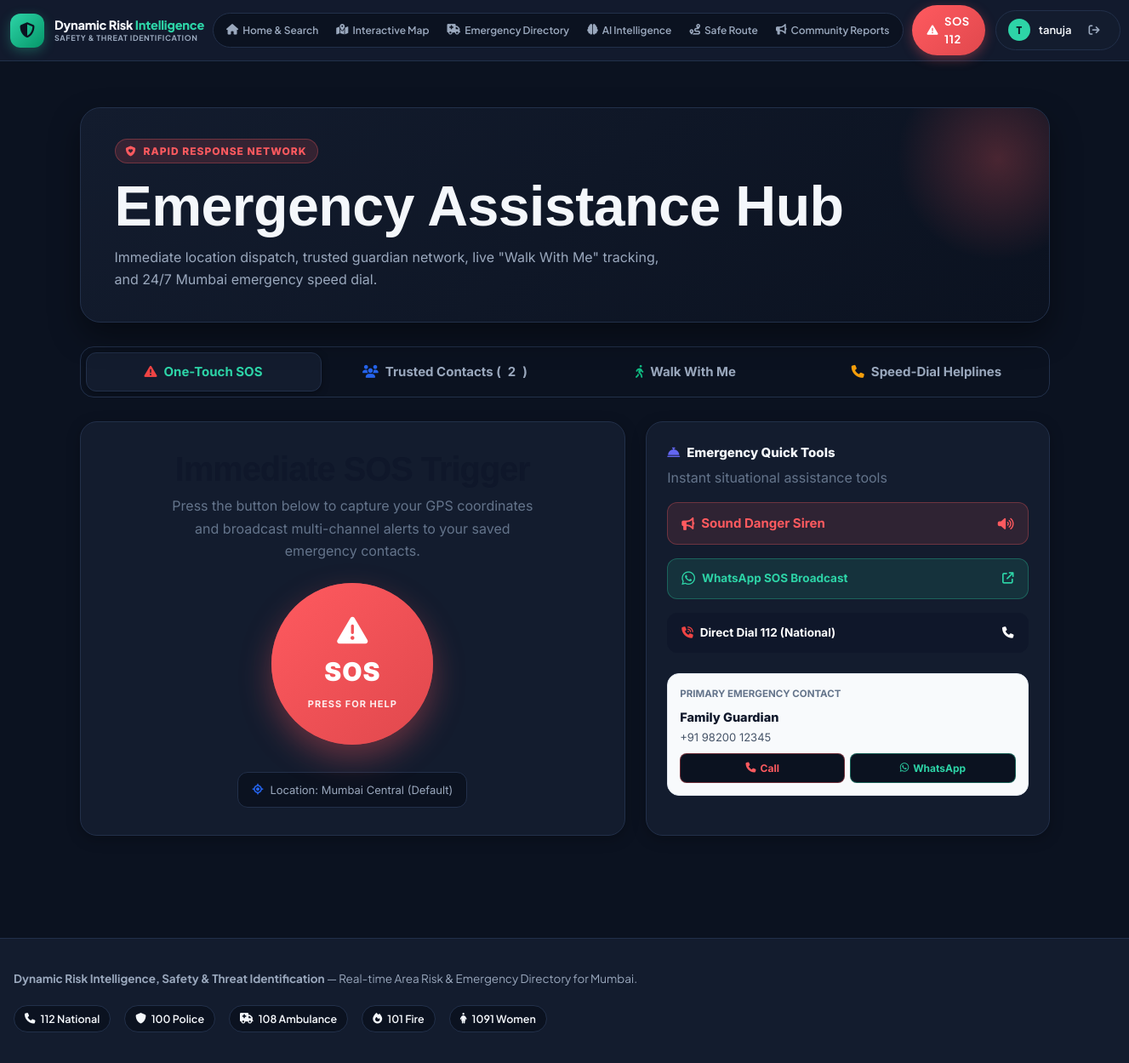
/sos (signed in), run on the app's committed database.
### tables this page shows
CREATE TABLE users (
                    id INTEGER PRIMARY KEY AUTOINCREMENT,
                    name TEXT NOT NULL,
                    email TEXT NOT NULL UNIQUE,
                    password_hash TEXT NOT NULL,
                    created_at TIMESTAMP DEFAULT CURRENT_TIMESTAMP
                , "phone"
            TEXT, "google_id"
            TEXT, "profile_picture"
            TEXT, "last_login"
            TEXT, "is_active"
            INTEGER DEFAULT 1);

CREATE TABLE emergency_contacts (

                id INTEGER PRIMARY KEY AUTOINCREMENT,

                user_id INTEGER NOT NULL,

                name TEXT NOT NULL,

                phone TEXT NOT NULL,

                relationship TEXT,

                created_at TEXT NOT NULL, "email" TEXT, "is_primary" INTEGER DEFAULT 0,

                FOREIGN KEY(user_id)
                    REFERENCES users(id)
                    ON DELETE CASCADE

            );

### app.py (the view)
@app.route("/sos")
def sos():
    user_id = get_current_user_id()
    conn = get_db()
    personal_contacts = []
    try:
        rows = conn.execute(
            """
            SELECT id, user_id, name, phone, relationship, email, is_primary, created_at
            FROM emergency_contacts
            WHERE user_id = ?
            ORDER BY is_primary DESC, id ASC
            """,
            (user_id,)
        ).fetchall()
        personal_contacts = [dict(r) for r in rows]
    except Exception as e:
        print("Error fetching contacts:", e)
    finally:
        conn.close()
    return render_template(
        "sos.html",
        emergency_contacts=EMERGENCY_CONTACTS,
        personal_contacts=personal_contacts,
        email_status=email_configuration_status(),
    )

### templates/sos.html (shortened to what this page needs)
{% extends "base.html" %}
{% block content %}
<div class="sos-hub-container">
    <section class="sos-hero-card">
        <span class="sos-hero-eyebrow">
            <i class="fa-solid fa-shield-heart"></i> Rapid Response Network
        </span>
        <h1>Emergency Assistance Hub</h1>
        <p>Immediate location dispatch, trusted guardian network, live "Walk With Me" tracking, and 24/7 Mumbai emergency speed dial.</p>
    </section>
    <nav class="sos-nav-tabs">
        <button type="button" class="sos-tab-btn active" data-tab="tabSos">
            <i class="fa-solid fa-triangle-exclamation" style="color: #ef4444;"></i> One-Touch SOS
        </button>
        <button type="button" class="sos-tab-btn" data-tab="tabContacts">
            <i class="fa-solid fa-users" style="color: #2563eb;"></i> Trusted Contacts (<span id="contactsCount">{{ personal_contacts|length }}</span>)
        </button>
        <button type="button" class="sos-tab-btn" data-tab="tabTracking">
            <i class="fa-solid fa-person-walking" style="color: #10b981;"></i> Walk With Me
        </button>
        <button type="button" class="sos-tab-btn" data-tab="tabHelplines">
            <i class="fa-solid fa-phone" style="color: #f59e0b;"></i> Speed-Dial Helplines
        </button>
    </nav>
    <div id="tabSos" class="tab-content-panel active">
        <div class="sos-trigger-layout">
            <div class="sos-main-panel">
                <h2 style="font-size: 22px; font-weight: 800; color: #0f172a; margin-bottom: 6px;">Immediate SOS Trigger</h2>
                <p style="font-size: 14px; color: #64748b; max-width: 440px;">
                    Press the button below to capture your GPS coordinates and broadcast multi-channel alerts to your saved emergency contacts.
                </p>
                <div class="sos-btn-wrapper">
                    <div class="sos-ripple"></div>
                    <div class="sos-ripple"></div>
                    <button type="button" class="sos-giant-button" id="btnTriggerSos">
                        <i class="fa-solid fa-triangle-exclamation"></i>
                        <strong>SOS</strong>
                        <span>Press For Help</span>
                    </button>
                </div>
                <div class="gps-info-bar" id="gpsStatusBadge">
                    <i class="fa-solid fa-location-crosshairs" style="color: #2563eb;"></i>
                    <span id="gpsCoordsText">Detecting live GPS coordinates...</span>
                </div>
            </div>
            <div class="sos-sidebar-panel">
                <div>
                    <div class="sidebar-section-title">
                        <i class="fa-solid fa-bell-concierge" style="color: #6366f1;"></i> Emergency Quick Tools
                    </div>
                    <p style="font-size: 12.5px; color: #64748b; margin-top: 4px;">Instant situational assistance tools</p>
                </div>
                <button type="button" class="dispatch-btn siren" id="btnToggleSiren">
                    <span style="display:flex; align-items:center; gap:8px;">
                        <i class="fa-solid fa-bullhorn"></i>
                        <strong id="sirenBtnText">Sound Danger Siren</strong>
                    </span>
                    <i class="fa-solid fa-volume-high"></i>
                </button>
                <a href="#" target="_blank" class="dispatch-btn wa" id="btnBroadcastWa">
                    <span style="display:flex; align-items:center; gap:8px;">
                        <i class="fa-brands fa-whatsapp" style="font-size: 18px;"></i>
                        <span>WhatsApp SOS Broadcast</span>
                    </span>
                    <i class="fa-solid fa-arrow-up-right-from-square"></i>
                </a>
                <a href="tel:112" class="dispatch-btn" style="background: #0f172a; color: white; border-color: #0f172a;">
                    <span style="display:flex; align-items:center; gap:8px;">
                        <i class="fa-solid fa-phone-volume" style="color: #ef4444;"></i>
                        <span>Direct Dial 112 (National)</span>
                    </span>
                    <i class="fa-solid fa-phone"></i>
                </a>
                <div style="background: #f8fafc; border: 1px solid #e2e8f0; border-radius: 14px; padding: 14px; margin-top: 8px;">
                    <div style="font-size: 11.5px; font-weight: 700; color: #64748b; text-transform: uppercase; margin-bottom: 6px;">
                        Primary Emergency Contact
                    </div>
                    {% set primary = personal_contacts|selectattr("is_primary")|first or personal_contacts|first %}
                    {% if primary %}
                    <div style="font-weight: 800; color: #0f172a; font-size: 14.5px;">{{ primary.name }}</div>
                    <div style="font-size: 13px; color: #475569; margin: 2px 0 8px;">{{ primary.phone }}</div>
                    <div style="display:flex; gap:6px;">
                        <a href="tel:{{ primary.phone }}" class="btn-contact-action call" style="flex:1;">
                            <i class="fa-solid fa-phone"></i> Call
                        </a>
                        <a href="https://wa.me/{{ primary.phone|replace(' ', '')|replace('+', '') }}?text=Emergency%20SOS%20Alert" target="_blank" class="btn-contact-action wa" style="flex:1;">
                            <i class="fa-brands fa-whatsapp"></i> WhatsApp
                        </a>
                    </div>
                    {% else %}
                    <div style="font-size: 13px; color: #94a3b8;">No contacts saved yet.</div>
                    <button type="button" class="btn-contact-action" onclick="document.querySelector('[data-tab=tabContacts]').click();" style="margin-top: 6px; width: 100%;">
                        + Add Contact Now
                    </button>
                    {% endif %}
                </div>
            </div>
        </div>
    </div>
</div>
{% endblock %}

### templates/base.html (shortened to what this page needs)
<!DOCTYPE html>
<html lang="en">
<head>
    <link rel="stylesheet" href="https://cdnjs.cloudflare.com/ajax/libs/font-awesome/6.5.2/css/all.min.css">
    <link rel="stylesheet" href="https://unpkg.com/leaflet@1.9.4/dist/leaflet.css">
    <link rel="stylesheet" href="{{ url_for('static', filename='css/style.css') }}">
</head>
<body>
    <header class="sg-header">
        <div class="sg-header-container">
            <a href="{{ url_for('dashboard') }}" class="sg-brand">
                <div class="sg-brand-logo">
                    <i class="fa-solid fa-shield-halved"></i>
                </div>
                <div class="sg-brand-text">
                    <div class="sg-brand-title">Dynamic Risk <span>Intelligence</span></div>
                    <div class="sg-brand-sub">Safety &amp; Threat Identification</div>
                </div>
            </a>
            <nav class="sg-nav">
                <a href="{{ url_for('dashboard') }}" class="sg-nav-link {% if request.endpoint == 'dashboard' %}active{% endif %}">
                    <i class="fa-solid fa-house"></i>
                    <span>Home & Search</span>
                </a>
                <a href="{{ url_for('safety_map') }}" class="sg-nav-link {% if request.endpoint == 'safety_map' %}active{% endif %}">
                    <i class="fa-solid fa-map-location-dot"></i>
                    <span>Interactive Map</span>
                </a>
                <a href="{{ url_for('emergency') }}" class="sg-nav-link {% if request.endpoint == 'emergency' %}active{% endif %}">
                    <i class="fa-solid fa-truck-medical"></i>
                    <span>Emergency Directory</span>
                </a>
                <a href="{{ url_for('ai_insights') }}" class="sg-nav-link {% if request.endpoint == 'ai_insights' %}active{% endif %}">
                    <i class="fa-solid fa-brain"></i>
                    <span>AI Intelligence</span>
                </a>
                <a href="{{ url_for('safe_route') }}" class="sg-nav-link {% if request.endpoint == 'safe_route' or request.endpoint == 'navigation' %}active{% endif %}">
                    <i class="fa-solid fa-route"></i>
                    <span>Safe Route</span>
                </a>
                <a href="{{ url_for('report') }}" class="sg-nav-link {% if request.endpoint == 'report' %}active{% endif %}">
                    <i class="fa-solid fa-bullhorn"></i>
                    <span>Community Reports</span>
                </a>
            </nav>
            <div class="sg-header-actions">
                <a href="{{ url_for('sos') }}" class="sg-sos-btn">
                    <i class="fa-solid fa-triangle-exclamation"></i>
                    <span>SOS 112</span>
                </a>
                {% if session.get('user_id') or session.get('guest') %}
                <div class="sg-user-pill">
                    <div class="sg-user-avatar">
                        {{ (session.get('user_name', 'G'))[0]|upper }}
                    </div>
                    <span>{{ session.get('user_name', 'Guest') }}</span>
                    <a href="{{ url_for('logout') }}" class="sg-logout-btn" title="Sign out">
                        <i class="fa-solid fa-arrow-right-from-bracket"></i>
                    </a>
                </div>
                {% else %}
                <a href="{{ url_for('login') }}" class="sg-nav-link" style="border: 1px solid var(--sg-border); background: #131C2E; color: #F4F7FB;">
                    <i class="fa-solid fa-user"></i>
                    <span>Sign In</span>
                </a>
                {% endif %}
            </div>
        </div>
    </header>
    <main class="sg-main">
        {% block content %}{% endblock %}
    </main>
    <footer class="sg-footer">
        <div class="sg-footer-container">
            <div>
                <strong>Dynamic Risk Intelligence, Safety &amp; Threat Identification</strong> &mdash; Real-time Area Risk & Emergency Directory for Mumbai.
            </div>
            <div class="sg-footer-helplines">
                <a href="tel:112" class="sg-helpline-tag"><i class="fa-solid fa-phone"></i> 112 National</a>
                <a href="tel:100" class="sg-helpline-tag"><i class="fa-solid fa-shield"></i> 100 Police</a>
                <a href="tel:108" class="sg-helpline-tag"><i class="fa-solid fa-truck-medical"></i> 108 Ambulance</a>
                <a href="tel:101" class="sg-helpline-tag"><i class="fa-solid fa-fire"></i> 101 Fire</a>
                <a href="tel:1091" class="sg-helpline-tag"><i class="fa-solid fa-person-dress"></i> 1091 Women</a>
            </div>
        </div>
    </footer>
</body>
</html>

### data on the page
users: get "tanuja"
emergency_contacts: name "Family Guardian", phone "+91 98200 12345"

### other printed values
{{ (session.get('user_name', 'G'))[0]|upper }} "T"
{{ personal_contacts|length }} "2"
